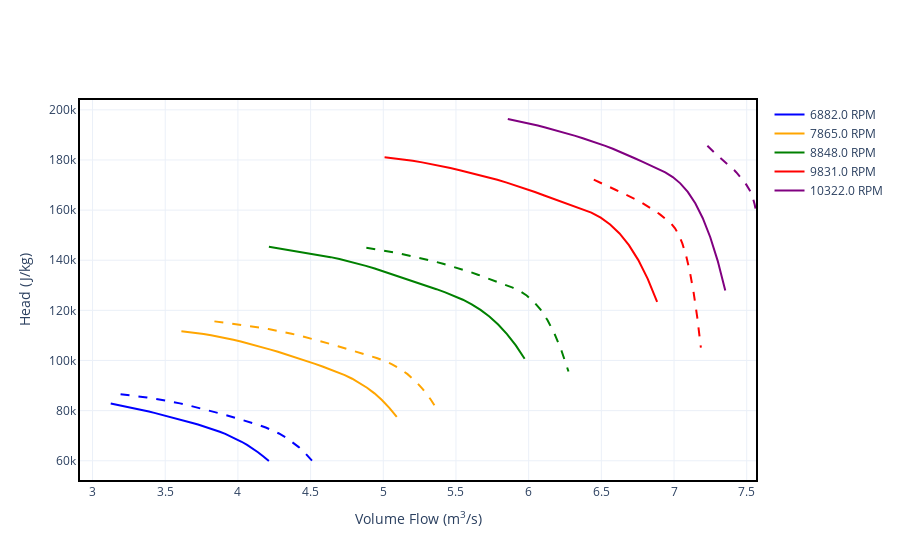

The cell this chart's notebook holds for it:
### Markdown cell above
We can also compare the curves from the original impeller with the converted one using the `_compare` methods:

### Code cell
imp.head_compare(imp_conv)
